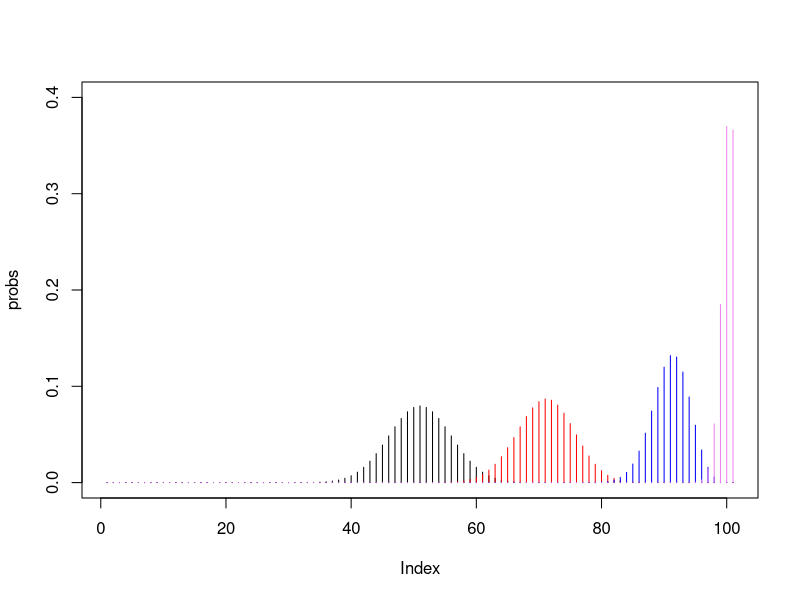
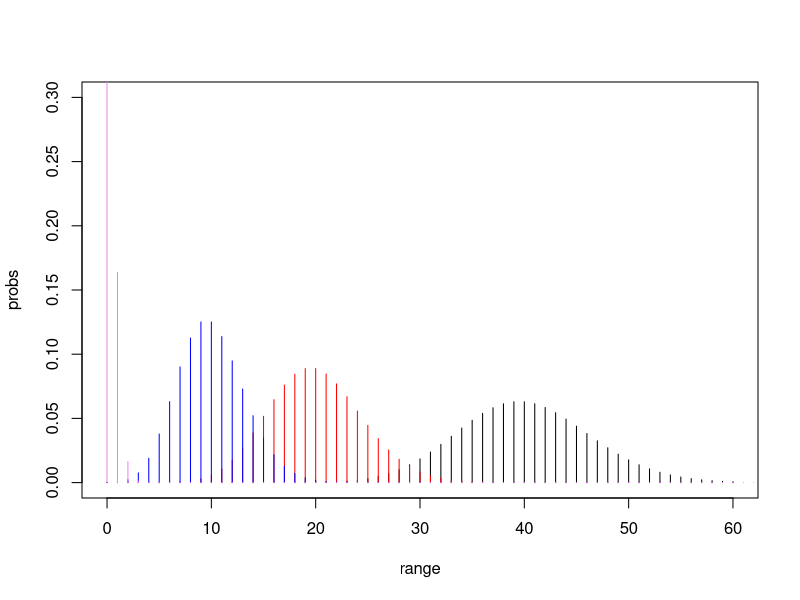
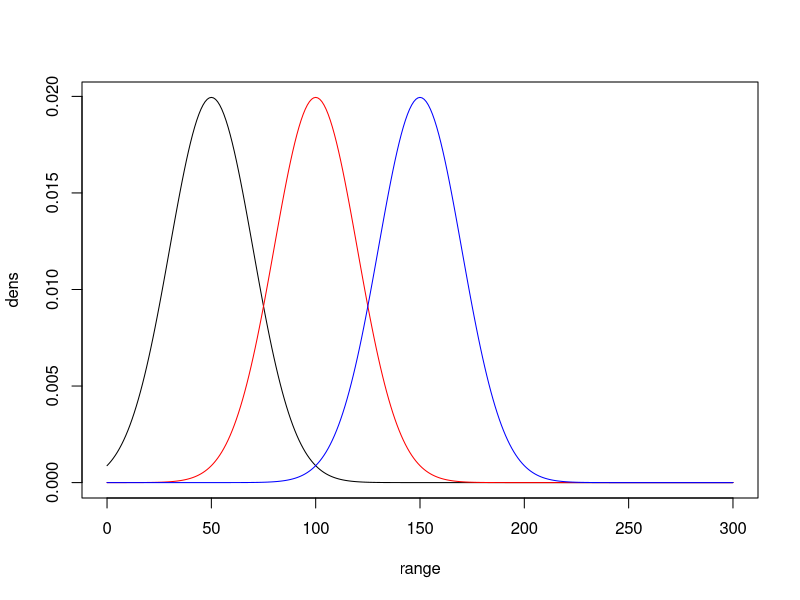

Recreate these plots in R, in order.

#https://www.youtube.com/watch?v=03tx4v0i7MA

set.seed(16062020)

#rbinom(n = 1, size = 1, prob = .5)

#rbinom(n = 100, size = 1, prob = .5)

#rbinom(n = 100, size = 1, prob = .01)

#rbinom(n = 100, size = 1, prob = .1)

rbinom(n = 1, size = 100, prob = .5)

probs <- dbinom(x = 0:100, size = 100, prob = .5)
plot(probs, type = "h", ylim = c(0, .4))

probs <- dbinom(x = 0:100, size = 100, prob = .7)
lines(probs, type = "h", col = "red")

probs <- dbinom(x = 0:100, size = 100, prob = .9)
lines(probs, type = "h", col = "blue")


probs <- dbinom(x = 0:100, size = 100, prob = .99)
lines(probs, type = "h", col = "violet")


set.seed(16062020)
rpois(n = 1, lambda = 40)
rpois(n = 1, lambda = 40)
rpois(n = 1, lambda = 40)

rpois(n = 30, lambda = 40)
dpois(x = 50, lambda = 40)
range <- 0:60
probs <- dpois(x = range, lambda = 40)
plot(x = range, y = probs, type = "h", ylim = c(0, .3))

probs <- dpois(x = range, lambda = 20)
lines(x = range, y = probs, type = "h", col = "red")

probs <- dpois(x = range, lambda = 10)
lines(x = range, y = probs, type = "h", col = "blue")

probs <- dpois(x = range, lambda = .2)
lines(x = range, y = probs, type = "h", col = "violet")

probs <- dbinom(x = 0:100, size = 100, prob = .99)
lines(probs, type = "h", col = "violet")

set.seed(16062020)
rnorm(n = 1, mean = 150, sd = 20)

range <- 0:300
dens <- dnorm(x = range, mean = 50, sd = 20)
plot(x = range, y = dens, type = "l")

dens <- dnorm(x = range, mean = 100, sd = 20)
lines(x = range, y = dens, type = "l", col = "red")

dens <- dnorm(x = range, mean = 150, sd = 20)
lines(x = range, y = dens, type = "l", col = "blue")

